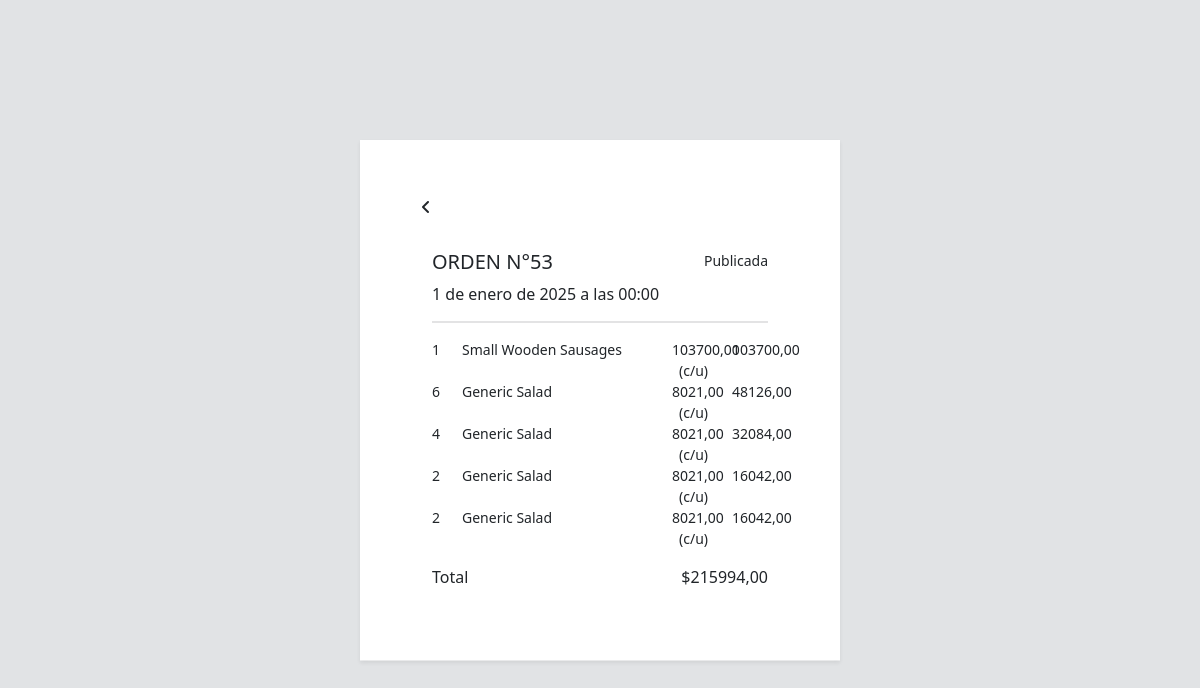
The page /order?order=53 on the database its author committed.
### inventory/models.py (models this page shows, shortened)
class SaleOrder(models.Model):
    options = [
        (1, "Borrador"),
        (2, "Publicada"),
        (3, "Eliminada")
    ]
    date = models.DateTimeField(default=timezone.now)
    customer = models.ForeignKey(Customer, on_delete=models.SET_NULL, null=True)
    status = models.IntegerField(choices=options, default=1)
    registered = models.BooleanField(default=False)

class OrderItem(models.Model):
    order = models.ForeignKey(SaleOrder, on_delete=models.CASCADE)
    product = models.ForeignKey(Product, on_delete=models.SET_NULL, null=True)
    quantity = models.PositiveIntegerField()
    price = models.DecimalField(max_digits=10, decimal_places=2)
    buy_price = models.IntegerField(default=0) #Consulta el precio actual de compra del producto

class Product(models.Model):
    name = models.CharField(max_length=128)
    price = models.FloatField(default=0.0)
    sell_price = models.FloatField(default=0.0)
    stock = models.IntegerField(default=0)
    description = models.TextField(null=True, default=None)
    vendor = models.ForeignKey(Vendor, on_delete=models.SET_NULL, null=True)
    category = models.ForeignKey(Category, on_delete=models.SET_NULL, null=True)
    bar_code = models.CharField(max_length=20, default=0)

### inventory/views.py (the view)
# urls.py: path('order', views.orderView, name='orderView'),
def orderView(request):
    if request.method == 'GET' and request.GET.get('order'):
        order_id = request.GET.get('order')
        order = SaleOrder.objects.get(id=order_id)
        order_items = OrderItem.objects.filter(order=order)
        total = 0
        if order_items:
            for item in order_items:
                actual_price = item.price * item.quantity
                total += actual_price
            for item in order_items:
                item.total_price = item.price * item.quantity
        return render(request, "orderView.html", {"order": order, "order_items": order_items, "total": total})
    else:
        return redirect('/pos')

### inventory/templates/orderView.html (shortened to what this page needs)
<!DOCTYPE html>
<html lang="en">
    <head>
        {% load static %}
        <link rel="stylesheet" href="{% static 'css/bootstrap.min.css' %}">
        <link rel="stylesheet" href="{% static 'css/main.css' %}">
        <link rel="stylesheet" href="{% static 'css/simple-line-icons.css' %}">
        <link rel="stylesheet" href="{% static 'css/font-awesome.css' %}">
        <link rel="stylesheet" href="{% static 'css/styles.css' %}">
        <link rel="stylesheet" href="{% static 'css/dataTables.bootstrap4.css' %}">
        <link rel="stylesheet" href="{% static 'css/font-awesome/css/all.css' %}">
    </head>
<body class="bg-secondary" style="--bs-bg-opacity: .20;">
    <div class="container-fluid" style="height: 100vh; width: 100vw; overflow: hidden;">
        <div class="modal-content position-absolute top-50 start-50 translate-middle shadow-sm p-5" style="width: 40vw; background-color: white; max-height: 80vh; overflow-y:auto;">
            <div class="modal-body ">
                <div class="text-right"><a href="/pos?page=1" class="btn"><i class="fas fa-angle-left" data-dismiss="modal"></i></a> </div>
                <div class="px-4 py-4">
                    <div class="row mb-2">
                        <div class="col-6"><h5 class="text-uppercase">Orden N°{{order.id}}</h5></div>
                        <div class="col-6 d-flex justify-content-end"><small>{{order.get_status_display}}</small></div>
                        <div class="col-12"><span class="theme-color">{{order.date}}</span></div>
                    </div>
                <div class="mb-3">
                    <hr class="new1">
                </div>
                {% for item in order_items %}
                    <div class="d-flex justify-content-between row">
                        <small class="col-1">{{item.quantity}}</small>
                        <small class="col-7">{{item.product.name}}</small>
                        <small class="col-2 text-end">{{item.price}} (c/u)</small>
                        <small class="col-2 text-end">{{item.total_price}}</small>
                    </div>
                {% endfor %}
                <div class="d-flex justify-content-between mt-3">
                    <span class="font-weight-bold text-end">Total</span>
                    <span class="font-weight-bold theme-color">${{total}}</span>
                </div>
                </div>
            </div>
        </div>
    </div>
</body>
</html>

### inventory/static/css/styles.css (style rules this page uses)
html { position: relative; min-height: 100%; }
body { height: 100%; }
:root { --input-padding-x: 0.75rem; --input-padding-y: 0.75rem; }

### rows shown on the page
SaleOrder: id "53", status "Publicada", date "1 de enero de 2025 a las 00:00"
OrderItem: quantity "1", product.name "Small Wooden Sausages", price "103700,00", total_price "103700,00"
OrderItem: quantity "6", product.name "Generic Salad", price "8021,00", total_price "48126,00"
OrderItem: quantity "4", product.name "Generic Salad", price "8021,00", total_price "32084,00"
OrderItem: quantity "2", product.name "Generic Salad", price "8021,00", total_price "16042,00"
OrderItem: quantity "2", product.name "Generic Salad", price "8021,00", total_price "16042,00"

### other values the page prints
{{ total }} "215994,00"
